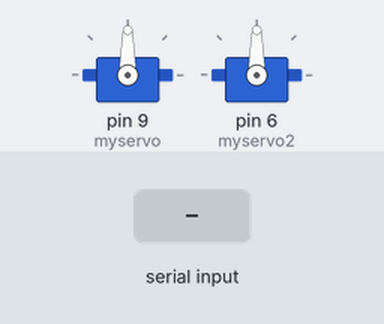
Recording of a sketch running on a simulated Arduino Uno, built with avr-gcc and run on an emulated ATmega328P. On the bench: 2 × servo. The inputs (shaded band) are chosen by the test bench.

Above: at 1.2 s.
1.3 s: "90,45\n" received over Serial
At 2.3 s:
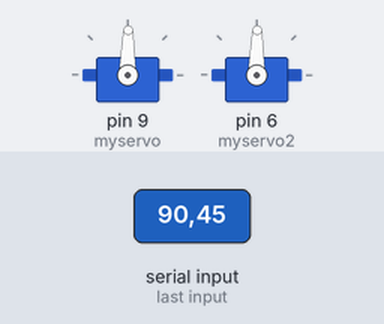
2.8 s: "30,150\n" received over Serial
At 3.4 s:
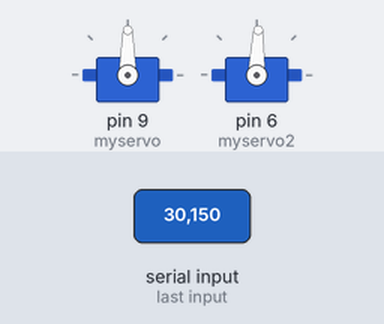
Timing chart, 0 to 5.8 s (numbered marks = the images above; inputs shaded):
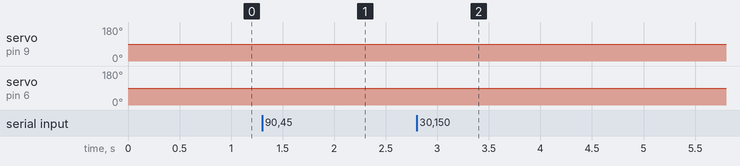

The sketch:

rms_servo.ino
```cpp
#include <Servo.h>
#define COMMAND_RATE 20 //hz

int first_number = 0;
int second_number = 0;
String input_string = "";

Servo myservo;  // create servo object to control a servo
// twelve servo objects can be created on most boards
Servo myservo2;

int pos_1 = 0;    // variable to store the servo position
int pos_2 = 0;

void setup() {
  myservo.attach(9);  // attaches the servo on pin 9 to the servo object
  myservo2.attach(6);
  myservo.write(90);
  myservo2.write(90);
  pos_1 = 90;
  Serial.begin(9600);
  while(!Serial){

  }
}

//void loop() {
 //   String mess;
  //if (Serial.available()>0){
  //  char incoming_char = Serial.read();
   // Serial.println(mess);
 // }

void loop() {
  static unsigned long prev_control_time = 0;
  if (Serial.available() > 0) {
    char incoming_char = Serial.read();
    if (incoming_char != '\n') {
      input_string += incoming_char;
    } else {
      int comma_index = input_string.indexOf(',');
      if (comma_index != -1) {
        first_number = input_string.substring(0, comma_index).toInt();
        second_number = input_string.substring(comma_index + 1).toInt();

        //Serial.print("Received numbers: ");
        //Serial.print(first_number);
        //Serial.print(" and ");
        //Serial.println(second_number);
      } else {
        //Serial.println("Invalid input. Please enter two numbers separated by a comma (e.g., 12,34):");
      }
      input_string = "";
    }
  if ((millis() - prev_control_time) >= (1000 / COMMAND_RATE))
    {
  //pos_1 = myservo.read();
  pos_2 = myservo2.read();
  //Serial.println(pos_1);
  //Serial.println(pos_2);
  if (first_number > pos_1){
    myservo.write(pos_1 + 1);
    pos_1 = pos_1 +1;
  }
  else {
    myservo.write(pos_1 - 1);
    pos_1 = pos_1 -1;
  }

  if (second_number > pos_2) {
    myservo2.write(pos_2 + 1);
  }
  else {
    myservo2.write(pos_2 - 1);

  }
  prev_control_time = millis();
    }
  }
}
```

Measured:
- after the input at 1.3 s, servo on pin 9 (myservo), servo on pin 6 (myservo2): 90° → 89° at once
- after the input at 2.8 s, servo on pin 9 (myservo): 89° → 90° at once; servo on pin 6 (myservo2): 89° → 88° at once
